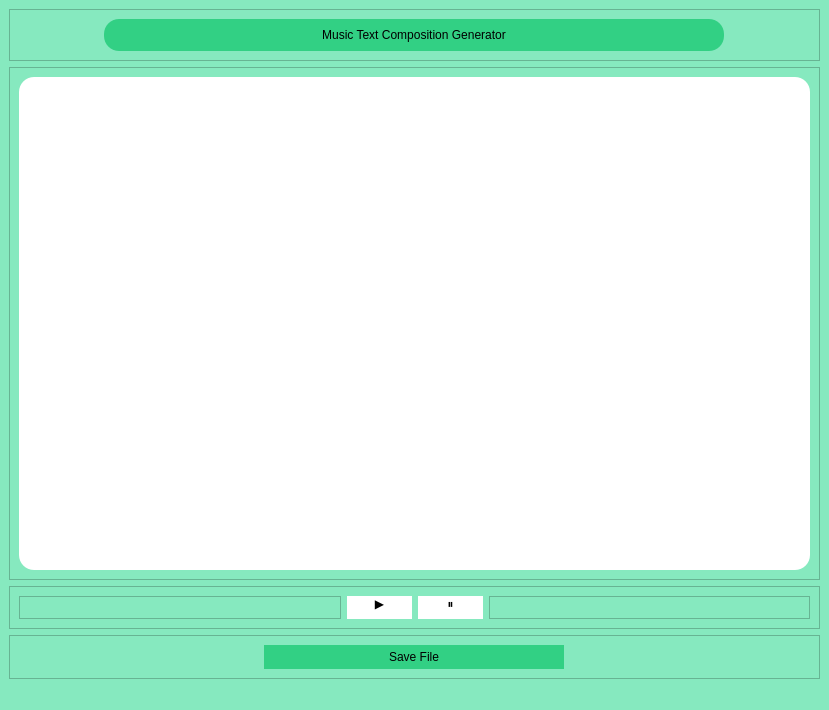
<?xml version="1.0" encoding="UTF-8"?>
<ui version="4.0">
 <class>MainWindow</class>
 <widget class="QMainWindow" name="MainWindow">
  <property name="geometry">
   <rect>
    <x>0</x>
    <y>0</y>
    <width>829</width>
    <height>710</height>
   </rect>
  </property>
  <property name="windowTitle">
   <string>MainWindow</string>
  </property>
  <property name="styleSheet">
   <string notr="true">background-color: rgb(134, 233, 191);</string>
  </property>
  <widget class="QWidget" name="centralwidget">
   <layout class="QVBoxLayout" name="verticalLayout">
    <item>
     <widget class="QFrame" name="frame">
      <property name="maximumSize">
       <size>
        <width>16777215</width>
        <height>96</height>
       </size>
      </property>
      <property name="frameShape">
       <enum>QFrame::StyledPanel</enum>
      </property>
      <property name="frameShadow">
       <enum>QFrame::Raised</enum>
      </property>
      <layout class="QHBoxLayout" name="horizontalLayout">
       <item>
        <widget class="QFrame" name="frame_6">
         <property name="maximumSize">
          <size>
           <width>620</width>
           <height>72</height>
          </size>
         </property>
         <property name="styleSheet">
          <string notr="true">QFrame{
	background-color: rgb(50, 208, 132);
	border-radius: 15px;
}</string>
         </property>
         <property name="frameShape">
          <enum>QFrame::StyledPanel</enum>
         </property>
         <property name="frameShadow">
          <enum>QFrame::Raised</enum>
         </property>
         <layout class="QVBoxLayout" name="verticalLayout_2">
          <item>
           <widget class="QLabel" name="label">
            <property name="styleSheet">
             <string notr="true">font: 63 22pt &quot;Yu Gothic UI Semibold&quot;;</string>
            </property>
            <property name="text">
             <string>Music Text Composition Generator</string>
            </property>
            <property name="alignment">
             <set>Qt::AlignCenter</set>
            </property>
           </widget>
          </item>
         </layout>
        </widget>
       </item>
      </layout>
     </widget>
    </item>
    <item>
     <widget class="QFrame" name="frame_2">
      <property name="frameShape">
       <enum>QFrame::StyledPanel</enum>
      </property>
      <property name="frameShadow">
       <enum>QFrame::Raised</enum>
      </property>
      <layout class="QHBoxLayout" name="horizontalLayout_4">
       <item>
        <widget class="QTextEdit" name="textEdit">
         <property name="styleSheet">
          <string notr="true">QTextEdit{
	background-color: rgb(255, 255, 255);
	border-radius: 15px;
	padding-left: 10px;
}
</string>
         </property>
        </widget>
       </item>
      </layout>
     </widget>
    </item>
    <item>
     <widget class="QFrame" name="frame_4">
      <property name="frameShape">
       <enum>QFrame::StyledPanel</enum>
      </property>
      <property name="frameShadow">
       <enum>QFrame::Raised</enum>
      </property>
      <layout class="QHBoxLayout" name="horizontalLayout_2">
       <item>
        <widget class="QFrame" name="frame_7">
         <property name="frameShape">
          <enum>QFrame::StyledPanel</enum>
         </property>
         <property name="frameShadow">
          <enum>QFrame::Raised</enum>
         </property>
        </widget>
       </item>
       <item>
        <widget class="QPushButton" name="pushButton">
         <property name="maximumSize">
          <size>
           <width>65</width>
           <height>65</height>
          </size>
         </property>
         <property name="styleSheet">
          <string notr="true">QPushButton{
	font: 48pt &quot;MS Shell Dlg 2&quot;;
	border-radius: 15px;
	background-color: rgb(255, 255, 255);
	padding-bottom: 8px;
}

QPushButton:hover{
	font: 48pt &quot;MS Shell Dlg 2&quot;;
	border-radius: 15px;
	padding-bottom: 8px;
	background-color: rgb(218, 218, 218);
}

QPushButton:pressed{
	font: 48pt &quot;MS Shell Dlg 2&quot;;
	border-radius: 15px;
	background-color: rgb(158, 158, 158);
	padding-bottom: 8px;
}</string>
         </property>
         <property name="text">
          <string>▶</string>
         </property>
        </widget>
       </item>
       <item>
        <widget class="QPushButton" name="pushButton_2">
         <property name="maximumSize">
          <size>
           <width>65</width>
           <height>65</height>
          </size>
         </property>
         <property name="styleSheet">
          <string notr="true">QPushButton{
	font: 48pt &quot;MS Shell Dlg 2&quot;;
	border-radius: 15px;
	background-color: rgb(255, 255, 255);
	padding-bottom: 8px;
}

QPushButton:hover{
	font: 48pt &quot;MS Shell Dlg 2&quot;;
	border-radius: 15px;
	padding-bottom: 8px;
	background-color: rgb(218, 218, 218);
}

QPushButton:pressed{
	font: 48pt &quot;MS Shell Dlg 2&quot;;
	border-radius: 15px;
	background-color: rgb(158, 158, 158);
	padding-bottom: 8px;
}
</string>
         </property>
         <property name="text">
          <string>⏸</string>
         </property>
        </widget>
       </item>
       <item>
        <widget class="QFrame" name="frame_8">
         <property name="frameShape">
          <enum>QFrame::StyledPanel</enum>
         </property>
         <property name="frameShadow">
          <enum>QFrame::Raised</enum>
         </property>
        </widget>
       </item>
      </layout>
     </widget>
    </item>
    <item>
     <widget class="QFrame" name="frame_5">
      <property name="maximumSize">
       <size>
        <width>16777215</width>
        <height>71</height>
       </size>
      </property>
      <property name="frameShape">
       <enum>QFrame::StyledPanel</enum>
      </property>
      <property name="frameShadow">
       <enum>QFrame::Raised</enum>
      </property>
      <layout class="QHBoxLayout" name="horizontalLayout_3">
       <item>
        <widget class="QPushButton" name="pushButton_3">
         <property name="maximumSize">
          <size>
           <width>300</width>
           <height>47</height>
          </size>
         </property>
         <property name="styleSheet">
          <string notr="true">QPushButton{
	font: 63 16pt &quot;Yu Gothic UI Semibold&quot;;
	border-radius: 23px;
	background-color: rgb(50, 208, 132);
	padding-top: 5px;
	padding-bottom: 5px;
}

QPushButton:hover{
	font: 63 16pt &quot;Yu Gothic UI Semibold&quot;;
	border-radius: 23px;
	background-color: rgb(39, 163, 103);
	padding-top: 5px;
	padding-bottom: 5px;
}

QPushButton:pressed{
	font: 63 16pt &quot;Yu Gothic UI Semibold&quot;;
	border-radius: 23px;
	background-color: rgb(22, 94, 59);
	padding-top: 5px;
	padding-bottom: 5px;
}
</string>
         </property>
         <property name="text">
          <string>Save File</string>
         </property>
        </widget>
       </item>
      </layout>
     </widget>
    </item>
   </layout>
  </widget>
  <widget class="QMenuBar" name="menubar">
   <property name="geometry">
    <rect>
     <x>0</x>
     <y>0</y>
     <width>829</width>
     <height>26</height>
    </rect>
   </property>
  </widget>
  <widget class="QStatusBar" name="statusbar"/>
 </widget>
 <resources/>
 <connections/>
</ui>
